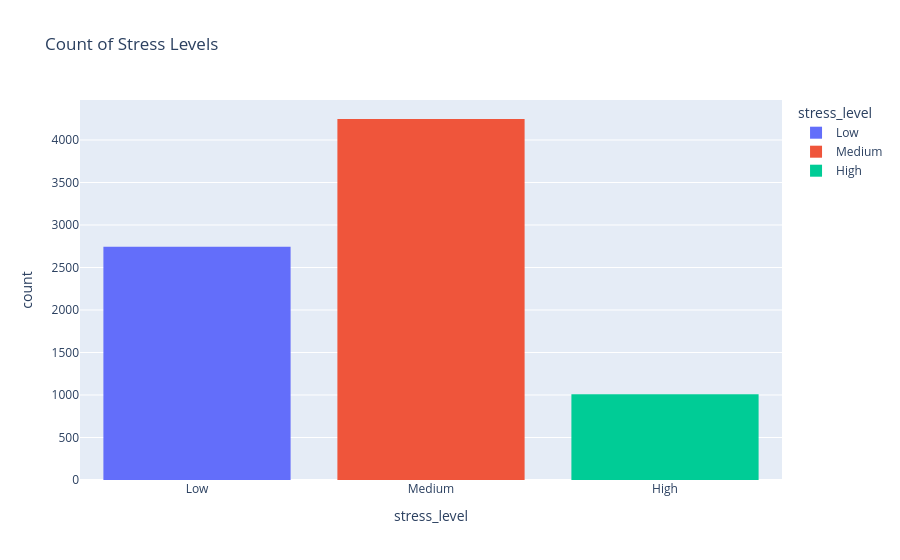

This figure's notebook cell:
### Code cell
fig = px.histogram(df, x='stress_level', title='Count of Stress Levels', color='stress_level', category_orders={'stress_level': ['Low', 'Medium', 'High']})
fig.show()

### Figure 1 — Plotly figure (JSON) as saved in the notebook; plotly's stock layout.template omitted (floating-point values rounded to 4 significant figures; data arrays with more than 128 entries replaced by an {"elided": "..."} marker saying what was removed)
{"data": [{"alignmentgroup": "True", "bingroup": "x", "hovertemplate": "stress_level=%{x}<br>count=%{y}<extra></extra>", "legendgroup": "Low", "marker": {"color": "#636efa", "pattern": {"shape": ""}}, "name": "Low", "offsetgroup": "Low", "orientation": "v", "showlegend": true, "type": "histogram", "x": {"elided": "2743 str values"}, "xaxis": "x", "yaxis": "y"}, {"alignmentgroup": "True", "bingroup": "x", "hovertemplate": "stress_level=%{x}<br>count=%{y}<extra></extra>", "legendgroup": "Medium", "marker": {"color": "#EF553B", "pattern": {"shape": ""}}, "name": "Medium", "offsetgroup": "Medium", "orientation": "v", "showlegend": true, "type": "histogram", "x": {"elided": "4247 str values"}, "xaxis": "x", "yaxis": "y"}, {"alignmentgroup": "True", "bingroup": "x", "hovertemplate": "stress_level=%{x}<br>count=%{y}<extra></extra>", "legendgroup": "High", "marker": {"color": "#00cc96", "pattern": {"shape": ""}}, "name": "High", "offsetgroup": "High", "orientation": "v", "showlegend": true, "type": "histogram", "x": {"elided": "1010 str values"}, "xaxis": "x", "yaxis": "y"}], "layout": {"barmode": "relative", "legend": {"title": {"text": "stress_level"}, "tracegroupgap": 0}, "title": {"text": "Count of Stress Levels"}, "xaxis": {"anchor": "y", "categoryarray": ["Low", "Medium", "High"], "categoryorder": "array", "domain": [0, 1], "title": {"text": "stress_level"}}, "yaxis": {"anchor": "x", "domain": [0, 1], "title": {"text": "count"}}}}
